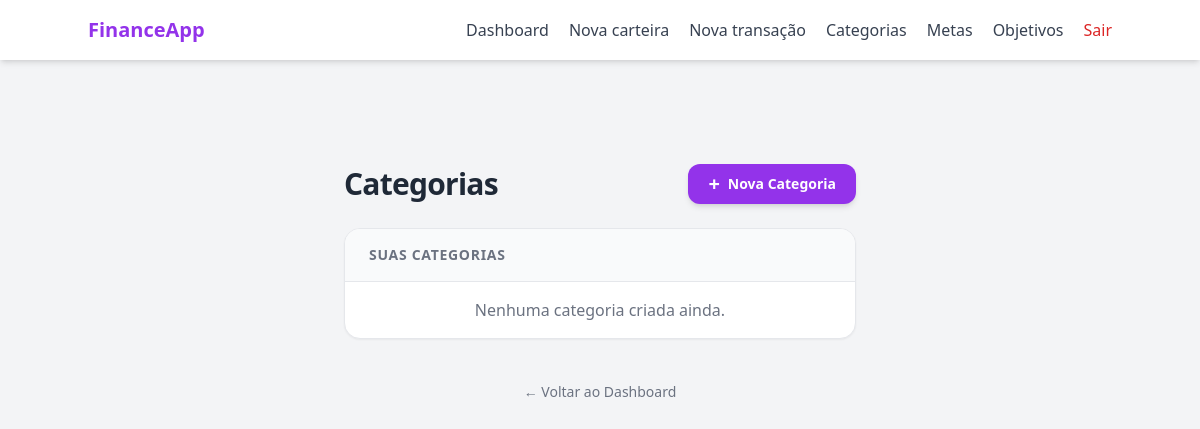
Page /category/index (signed in) on the earlier database version.
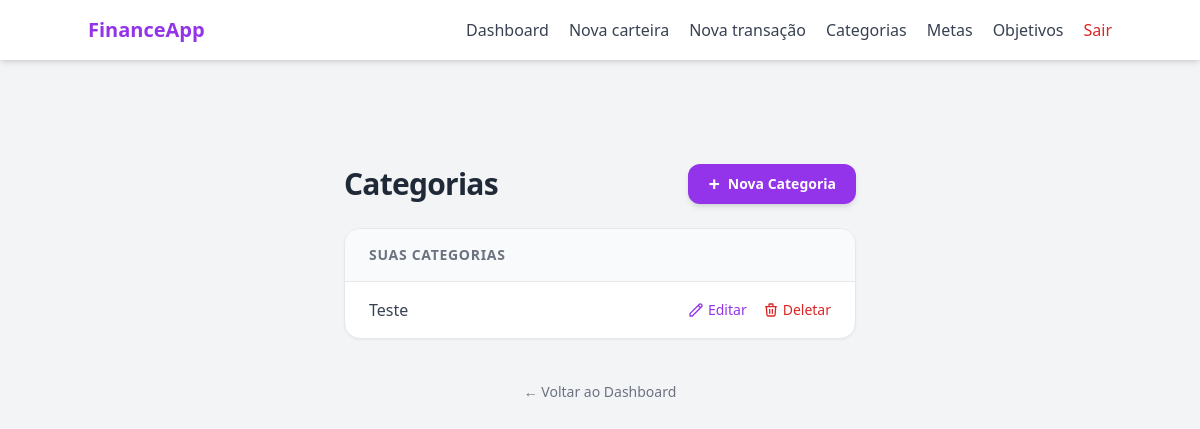
Same page on the later database version.
### models/category.py (models this page shows, shortened)
class Category(db.Model):
    __tablename__ = "categories"
    id = db.Column(db.Integer, primary_key= True)
    name = db.Column(db.String(100), nullable= False)
    type = db.Column(db.String(20), nullable= False)
    __mapper_args__ = {
        "polymorphic_on": type,
        "polymorphic_identity": "category"
    }

class UserCategory(Category):
    __mapper_args__ = {
        "polymorphic_identity": "user"
    }
    user_id = db.Column(db.Integer, db.ForeignKey("users.id"), nullable= True)

### routes/category_routes.py (the view)
@category_bp.route("/index", methods=["GET"])
@login_required
def category_index_page():
    user_categories = CategoryController.get_user_categories(current_user.id)
    return render_template("category/index.html", categories= user_categories)

### controllers/category_controller.py (called while the page is built)
    @staticmethod
    def get_user_categories(user_id):
        return UserCategory.query.filter_by(user_id= user_id).all()

### templates/category/index.html (shortened to what this page needs)
{% extends "base.html" %}
{% block content %}
<div class="w-full flex flex-col items-center pt-16 pb-24 px-4 relative">
    <div class="w-full max-w-lg space-y-6">
        <div class="flex flex-col sm:flex-row items-center justify-between gap-4 mb-4">
            <h1 class="text-gray-800 text-3xl font-bold tracking-tight">
                Categorias
            </h1>
            <button onclick="openCreateCategoryModal()"
                class="px-5 py-2.5 bg-purple-600 hover:bg-purple-700 text-white text-sm font-semibold rounded-xl shadow-md transition-all flex items-center gap-2 hover:-translate-y-0.5">
                <span class="text-xl leading-none">+</span> Nova Categoria
            </button>
        </div>
        <div class="bg-white rounded-2xl shadow-sm border border-gray-200 overflow-hidden">
            <div class="bg-gray-50 px-6 py-4 border-b border-gray-200">
                <h2 class="text-sm font-semibold text-gray-500 uppercase tracking-wider">Suas Categorias</h2>
            </div>
            <ul class="divide-y divide-gray-100">
                {% if categories %}
                {% for category in categories %}
                    <li class="px-6 py-4 flex items-center justify-between hover:bg-gray-50 transition-colors group">
                        <span class="text-gray-700 font-medium">{{ category.name }}</span>
                        <div class="flex items-center gap-4 text-sm font-medium">
                            <button type="button"
                                onclick="openEditCategoryModal(
                                    '{{ url_for('category_bp.edit_category', category_id=category.id) }}',
                                    '{{ category.name }}'
                                )"
                                class="text-purple-600 hover:underline flex items-center gap-1 transition-colors">
                                <svg class="w-4 h-4" fill="none" stroke="currentColor" viewBox="0 0 24 24"><path stroke-linecap="round" stroke-linejoin="round" stroke-width="2" d="M15.232 5.232l3.536 3.536m-2.036-5.036a2.5 2.5 0 113.536 3.536L6.5 21.036H3v-3.572L16.732 3.732z"></path></svg>
                                Editar
                            </button>
                            <button type="button"
                                onclick="openConfirmModal(
                                    '{{ url_for('category_bp.delete_category', category_id=category.id) }}',
                                    'Excluir {{ category.name }}',
                                    'Atenção: Ao excluir esta categoria, todas as transações vinculadas a ela ficarão sem classificação. Deseja continuar?'
                                )"
                                class="text-red-600 hover:text-red-800 hover:underline transition-colors font-medium text-sm flex items-center gap-1">
                                <svg class="w-4 h-4" fill="none" stroke="currentColor" viewBox="0 0 24 24"><path stroke-linecap="round" stroke-linejoin="round" stroke-width="2" d="M19 7l-.867 12.142A2 2 0 0116.138 21H7.862a2 2 0 01-1.995-1.858L5 7m5 4v6m4-6v6m1-10V4a1 1 0 00-1-1h-4a1 1 0 00-1 1v3M4 7h16"></path></svg>
                                Deletar
                            </button>
                        </div>
                    </li>
                    {% endfor %}
                    {% else %}
                    <li class="px-6 py-4 text-center text-gray-500">
                        Nenhuma categoria criada ainda.
                    </li>
                {% endif %}
            </ul>
        </div>
        <div class="text-center pt-4">
            <a href="{{ url_for('main_bp.dashboard_page') }}" class="text-sm text-gray-500 hover:text-purple-600 transition-colors">
                ← Voltar ao Dashboard
            </a>
        </div>
    </div>
</div>
{% endblock %}

Differences in the rows shown:
added UserCategory: name "Teste"
Other differences:
text no longer shown: "Nenhuma categoria criada ainda."
